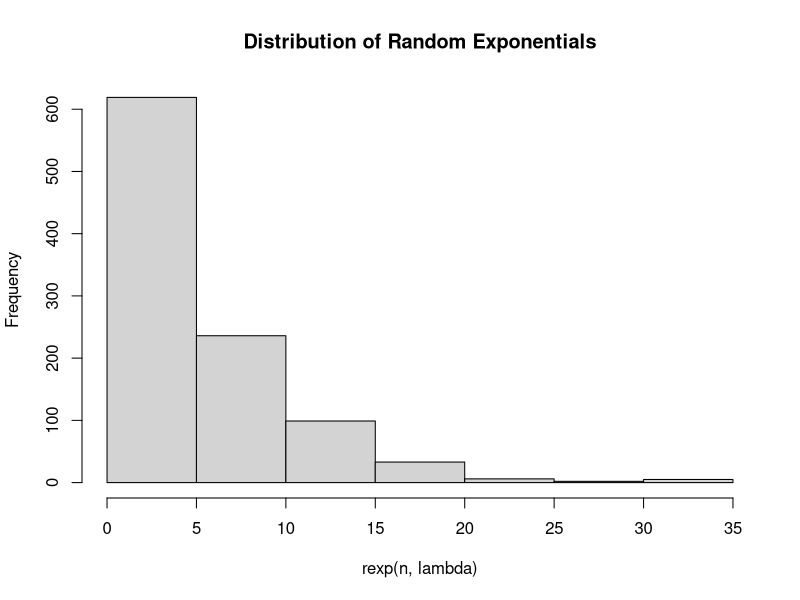
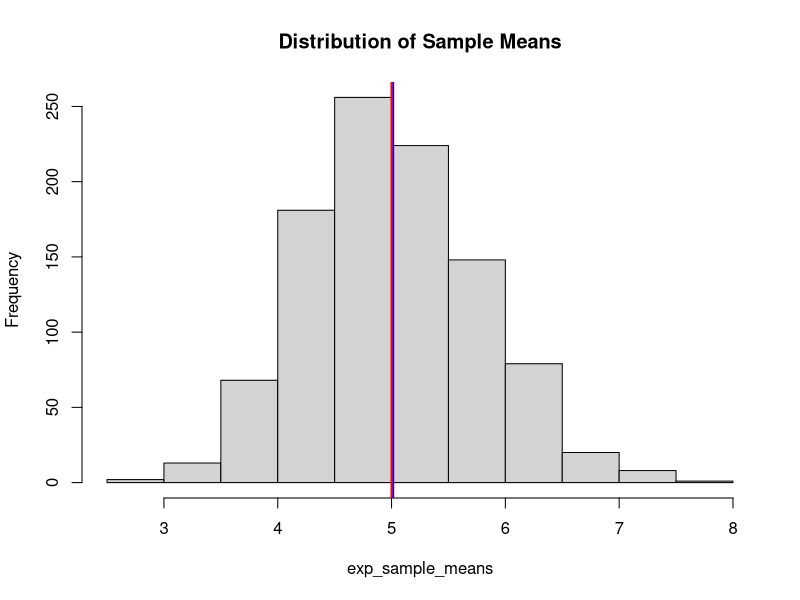
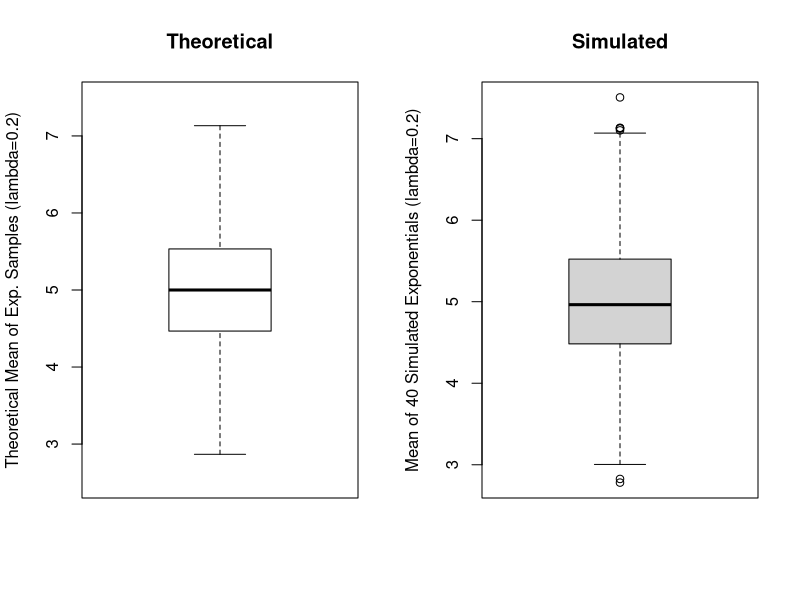
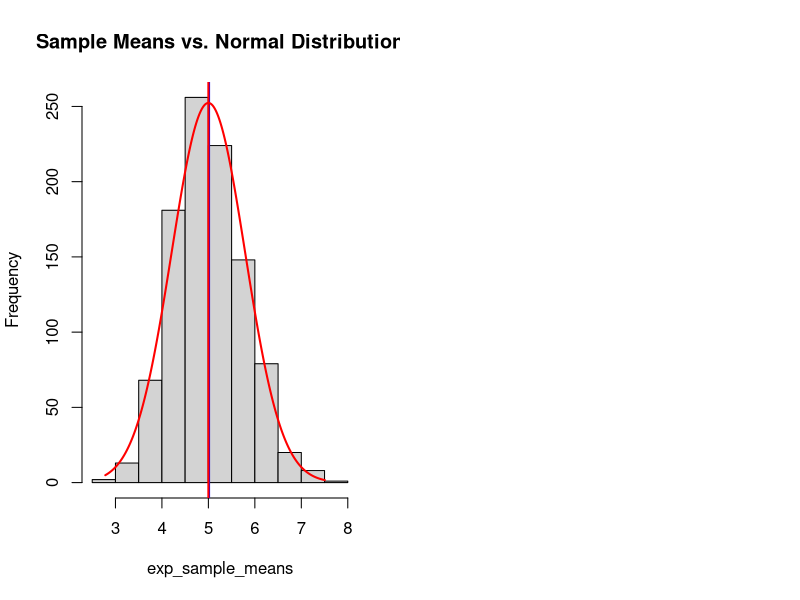

Generate these figures, in order, with R:
## ---- chunk 1
set.seed(99)
lambda <- 0.2
n <- 1000 # number of simulation iterations
hist(rexp(n, lambda), main="Distribution of Random Exponentials")
## ---- chunk 2
# simulate n collections of 40 sample exponentials
# save the sample means for analysis
lambda <- 0.2
n <- 1000 # number of simulation iterations
ns <- 40   # number of exponentials in each sample
exp_sample_means <- NULL
for (i in 1:n) {
        sample <- rexp(ns, lambda)
        exp_sample_means = c(exp_sample_means, mean(sample))
}
summary(exp_sample_means)
## ---- chunk 3
# the theoretical mean is 1/lambda:
mean_theoretical <- 1/lambda
mean_theoretical

# the simulated mean of the means is:
mean_simulated <- mean(exp_sample_means)
mean_simulated

# plot histogram and mean of the sample means 
h <- hist(exp_sample_means, main="Distribution of Sample Means")
abline(v=mean_simulated, col="blue", lwd=2)

# overlay the theoretical mean in blue
abline(v=mean_theoretical, col="red", lwd=2)
## ---- chunk 4
# the theoretical variance of the means is:
var_theoretical <- (1/lambda^2)/ns
var_theoretical 

# the simulated variance of the means is:
var_simulated <- var(exp_sample_means)
var_simulated

# the theoretical standard deviation of means is:
stdev_theoretical <- sqrt(var_theoretical)
stdev_theoretical

# the simulated standard deviation of the means is:
stdev_simulated <- sd(exp_sample_means)
stdev_simulated
## ---- chunk 5
# plot the theoretcial means variance and variance of simulated means
q1 <- qnorm(0.25, mean_theoretical, stdev_theoretical)
q2 <- qnorm(0.5, mean_theoretical, stdev_theoretical)
q3 <- qnorm(0.75, mean_theoretical, stdev_theoretical)
lower <- q1 - 1.5*(q3-q1)
upper <- q3 + 1.5*(q3-q1)
tmp <- list(stats=rbind(lower, q1,q2,q3, upper), out=numeric(0),
            group=numeric(0),names='' )
par(mfrow=c(1,2))
bxp(tmp, ylim=c(2.5,7.5), main="Theoretical", ylab="Theoretical Mean of Exp. Samples (lambda=0.2)")
boxplot(exp_sample_means, main="Simulated", ylab="Mean of 40 Simulated Exponentials (lambda=0.2)")
## ---- chunk 6
h2 <- hist(exp_sample_means, main="Sample Means vs. Normal Distribution")
abline(v=mean_simulated, col="blue", lwd=2)
abline(v=mean_theoretical, col="red", lwd=2)

# overlay normal distribution based on theoretical mean/sd
xfit <- seq(min(exp_sample_means), max(exp_sample_means),
            length=length(exp_sample_means))
yfit <- dnorm(xfit, mean=mean_theoretical, sd=stdev_theoretical)
yfit <- yfit * diff(h$mids[1:2]) * length(exp_sample_means)
lines(xfit, yfit, col='red', lwd=2)
